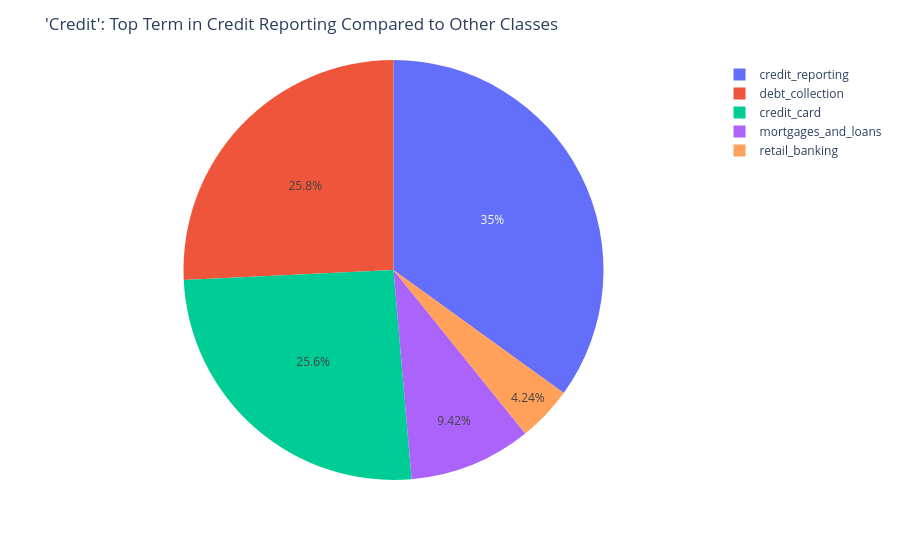

Notebook code for this chart:
### Markdown cell above
## Pie graphs of top words

### Code cell
df = df.sort_values(by="credit_reporting", ascending=False)
fig = px.pie(df, values=df.loc['credit'], names=column_names)
fig.update_layout(title = "'Credit': Top Term in Credit Reporting Compared to Other Classes")
fig.show()

### Figure 1 — Plotly figure (JSON) as saved in the notebook; plotly's stock layout.template omitted (floating-point values rounded to 4 significant figures)
{"data": [{"domain": {"x": [0, 1], "y": [0, 1]}, "hovertemplate": "label=%{label}<br>value=%{value}<extra></extra>", "labels": ["credit_reporting", "debt_collection", "mortgages_and_loans", "credit_card", "retail_banking"], "legendgroup": "", "name": "", "showlegend": true, "type": "pie", "values": [0.5056, 0.3725, 0.1363, 0.3705, 0.06134]}], "layout": {"legend": {"tracegroupgap": 0}, "margin": {"t": 60}, "title": {"text": "'Credit': Top Term in Credit Reporting Compared to Other Classes"}}}
